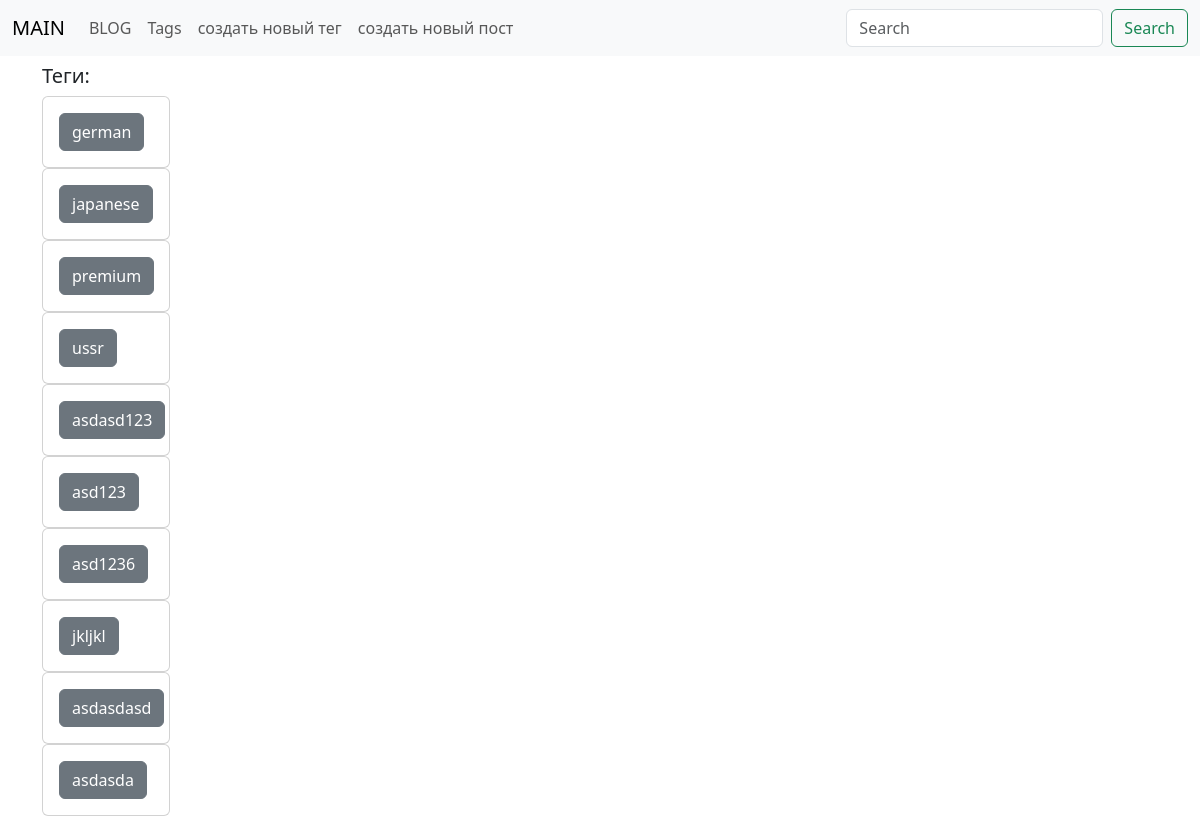
Page /blog/tags/ on the earlier database version.
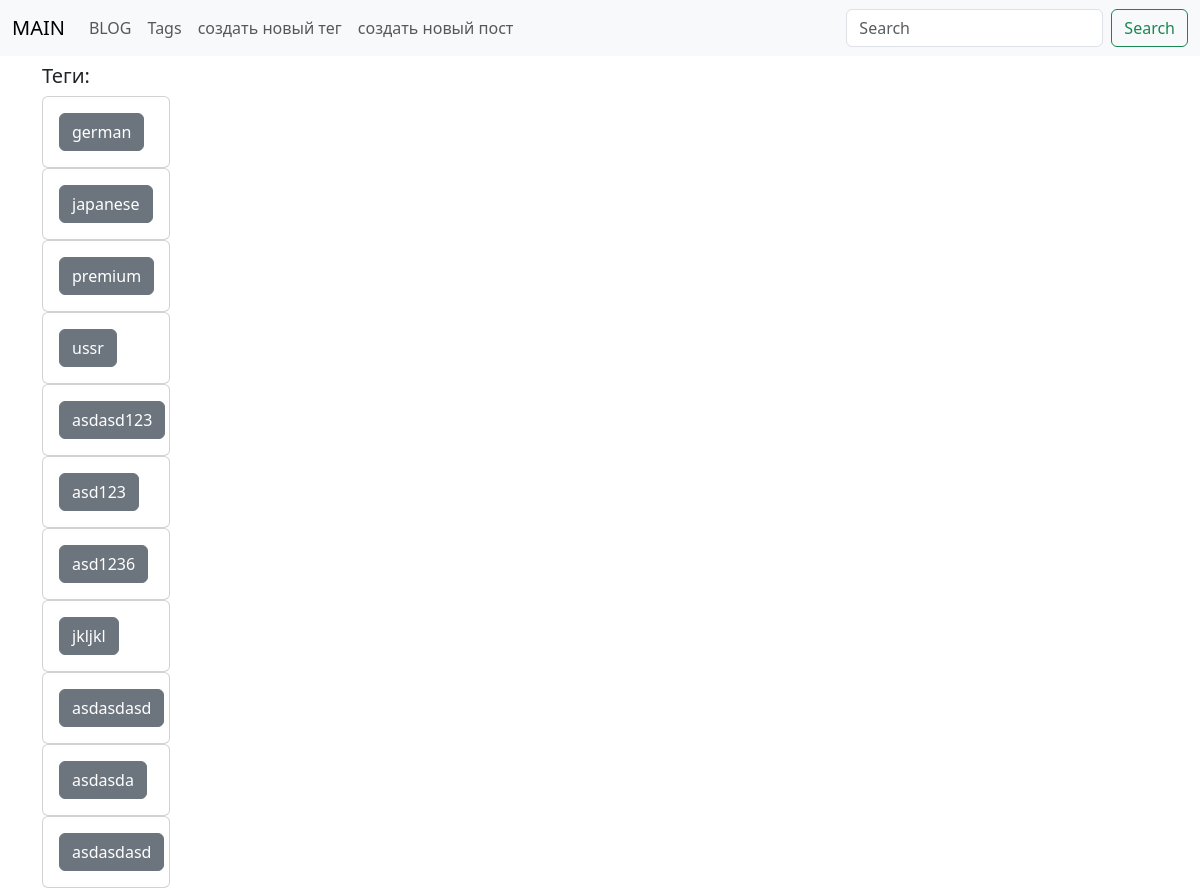
Same page on the later database version.
### blog/models.py (models this page shows, shortened)
class Tag(models.Model):
    title = models.CharField(max_length=50, db_index=True)
    slug = models.SlugField(max_length=50, unique=True)
    """
    get_absolute_url возвращает полный URL адрес до экземпляра.
    название
    """
    def get_absolute_url(self):
        return reverse('tag_detail_url', kwargs={'slug': self.slug})
    def __str__(self):
        return f'{self.title}'

### blog/views.py (the view)
# urls.py: path('tags/', tags_list, name='tags_list_url'),
def tags_list(request):
    tags = Tag.objects.all()
    return render(request, 'blog/tag/tags_list.html', context={'tags': tags})

### blog/templates/blog/tag/tags_list.html (shortened to what this page needs)
{% extends 'blog/base_blog.html' %}
{% block content %}
    <h5>Теги:</h5>
    {% for tag in tags %}
        <div class="post">
            <div class="card" style="width: 8rem;">
                <div class="card-body">
                    <a class="btn btn-secondary" href="{{ tag.get_absolute_url }}" role="button">{{ tag }}</a>
                </div>
            </div>
        </div>
    {% endfor %}
{% endblock %}

Differences in the rows shown:
added Tag: title "asdasdasd"
